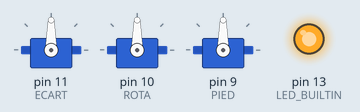
A sketch run on a simulated Arduino Uno, built with avr-gcc and run on an emulated ATmega328P. Parts: 3 × servo, output pins drawn as LEDs (lit = HIGH).

Above: at 0.1 s.
At 5.1 s:
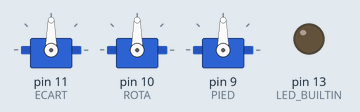
At 8.15 s:
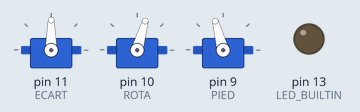
At 12.36 s:
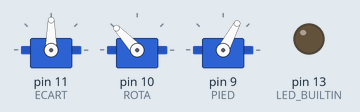
At 15.68 s:
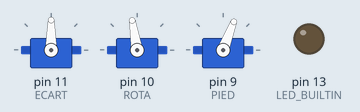
At 23.7 s:
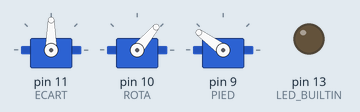
Timing chart, 0 to 25.2 s (numbered marks = the images above):
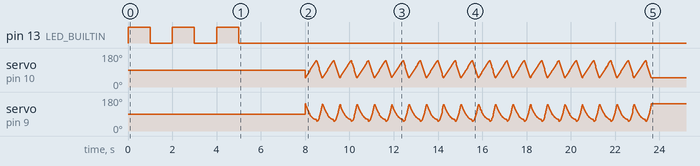

The sketch:

Robot2.ino
```cpp
/* Robot2

// Coordinates
// 0,0 is the cuisse joint
// y is forward(+) backward(-) axe
// z is up down axe. Under the cuisse joint is negative
*/

#include <Servo.h>

#define SERVOON
#define ECART 11
#define ROTA   10
#define PIED   9

Servo ServoEcart;  // create servo object to control a servo
Servo ServoRota;  // create servo object to control a servo
Servo ServoPied;  // create servo object to control a servo

int LgPied = 65;
int AngCuissePied = 23; // angle du servo 0 par rapport à la verticale, 18 real but 5 seems better
int LgCuisse = 68;
int AngVertCuisse = 90; // angle du servo 0 par rapport à la verticale
int pos = 0;    // variable to store the servo position

void setup() {
#ifdef  SERVOON
  ServoEcart.attach(ECART);  // attaches the servo on pin 9 to the servo object
  ServoRota.attach(ROTA);  // attaches the servo on pin 9 to the servo object
  ServoPied.attach(PIED);  // attaches the servo on pin 9 to the servo object
#endif

  pinMode(LED_BUILTIN, OUTPUT);

  digitalWrite(LED_BUILTIN, HIGH);
  delay(1000);
  digitalWrite(LED_BUILTIN, LOW);
  delay(1000);
  digitalWrite(LED_BUILTIN, HIGH);
  delay(1000);
  digitalWrite(LED_BUILTIN, LOW);
  delay(1000);
  digitalWrite(LED_BUILTIN, HIGH);
  delay(1000);
  digitalWrite(LED_BUILTIN, LOW);

#ifdef  SERVOON
  ServoEcart.write(90);
  delay(1000);
  ServoRota.write(90);
  delay(1000);
  ServoPied.write(90);
  delay(1000);
#endif

 Serial.begin(115200);
}

double Sin(double a)
{
	return sin(a*M_PI/180);
}

double Cos(double a)
{
	return cos(a*M_PI/180);
}

double Acos(double a)
{
	return acos(a)*180/M_PI;
}

int angleToCoord(int e, int r, int p)
{
  double yr, zr, yp, zp, y, z;

  yr = Cos(r)*LgCuisse;
  zr = Sin(-r)*LgCuisse;
  printf("yr=%f zr=%f\n", yr, zr);
  y = yr+Sin(180-(r-90)-(AngCuissePied+p))*LgPied;
  z = zr-Cos(180-(r-90)-(AngCuissePied+p))*LgPied;
  printf("y=%f z=%f\n", y, z);
}

// return coord corresponding to angles set for servos
double getAnglePied(double z, double r)
{
  double zr;
  double p;

  zr = Sin(-r)*LgCuisse;
  p = 270-r-AngCuissePied-Acos(-(z-zr)/LgPied);
//  printf("getAnglePied(%d, %d) => zr=%f p=%d\n", z, r, zr, p);
/*
  printf("180-(r-90)-(AngCuissePied+p)=%d\n", 180-(r-90)-(AngCuissePied+60));
  printf("cos(180-(r-90)-(AngCuissePied+p))=%f\n",Cos(180-(r-90)-(AngCuissePied+60)));
  printf("cos()*LgPied=%f\n",Cos(180-(r-90)-(AngCuissePied+60))*LgPied);
  zr = Sin(-r)*LgCuisse;
  z = zr-Cos(180-(r-90)-(AngCuissePied+p))*LgPied;
  z = zr-Cos(270-r-AngCuissePied-p)*LgPied;
  Cos(270-r-AngCuissePied-p) = (zr-z)/LgPied
  270-r-AngCuissePied-p = acos((zr-z)/LgPied)
  p = 270-r-AngCuissePied-acos((zr-z)/LgPied)
*/
  return p;
}

int convToMicrosec(double val)
{
  return MIN_PULSE_WIDTH + val * (MAX_PULSE_WIDTH - MIN_PULSE_WIDTH) / 180;
}

int SetServo(int servo, double val)
{
  char  buf[80];

  switch(servo)
  {
    case ECART:
      if (val < 70 || val > 110)
      {
        sprintf(buf, "Erreur Ecart: %d", val);
        Serial.println(buf);
        return -1;
      }
//      ServoEcart.write(val);
      ServoEcart.writeMicroseconds(convToMicrosec(val));
      break;
    case ROTA:
      if (val < 40 || val > 140)
      {
        sprintf(buf, "Erreur Rota: %d", val);
        Serial.println(buf);
        return -1;
      }
//      ServoRota.write(val);
      ServoRota.writeMicroseconds(convToMicrosec(val));
      break;
    case PIED:
      if (val < 0 || val > 180)
      {
        sprintf(buf, "Erreur Pied: %d", val);
        Serial.println(buf);
        return -1;
      }
//      ServoPied.write(val);
      ServoPied.writeMicroseconds(convToMicrosec(val));
      break;
  }
  return 0;
}

int Count = 0;
void loop() {
  double posr, posp, target;
  int del=2; // 2 is the min, under servos can't reached their position

  if (Count >= 20)
    return;

  Count++;
  for (posr=50; posr<140; posr+=0.5)
  {
     posp = getAnglePied(-90.0, posr);
#ifdef  SERVOON
     SetServo(ROTA, posr);
     SetServo(PIED, posp);
#endif
     delay(del);
  }
//delay(1000);
  target = getAnglePied(-80.0, posr);
  while (posp > target)
  {
#ifdef  SERVOON
     SetServo(PIED, posp--);
#endif
     delay(del);
  }
//delay(1000);
  for (posr=140; posr>=50; posr-=1)
  {
     posp = getAnglePied(-80.0, posr);
#ifdef  SERVOON
     SetServo(ROTA, posr);
     SetServo(PIED, posp);
#endif
     delay(del);
  }
//delay(1000);
  target = getAnglePied(-90.0, posr);
  while (posp < target)
  {
#ifdef  SERVOON
     SetServo(PIED, posp++);
#endif
     delay(del);
  }
//delay(1000);
  return;

  ServoRota.write(130);
  ServoPied.write(20);              // tell servo to go to position in variable 'pos'
  delay(3000);                       // waits 15ms for the servo to reach the position

  for (posr = 130; posr >= 50; posr -= 1) { // goes from 0 degrees to 180 degrees
    ServoRota.write(posr);              // tell servo to go to position in variable 'pos'

    if (posr > 90)
      posp = 20 - (130 - posr)/2;
    else
      posp = 0 + (90 - posr)/2;
    ServoPied.write(posp);              // tell servo to go to position in variable 'pos'
    delay(50);                       // waits 15ms for the servo to reach the position
  }

  return;
  for (posr = 50; pos <= 130; pos += 1) { // goes from 0 degrees to 180 degrees
    // in steps of 1 degree
    ServoRota.write(posr);              // tell servo to go to position in variable 'pos'
    delay(50);                       // waits 15ms for the servo to reach the position
  }

  ServoEcart.write(60);
  delay(3000);
  ServoEcart.write(120);
  delay(3000);
  ServoEcart.write(90);
  delay(3000);
  ServoRota.write(60);
  delay(3000);
  ServoRota.write(120);
  delay(3000);
  ServoRota.write(90);
  delay(3000);
  ServoPied.write(60);
  delay(3000);
  ServoPied.write(120);
  delay(3000);
  ServoPied.write(90);
  delay(3000);
  return;

#if 0
  for (pos = 0; pos <= 160; pos += 1) { // goes from 0 degrees to 180 degrees
    // in steps of 1 degree
    myservo.write(pos);              // tell servo to go to position in variable 'pos'
    delay(15);                       // waits 15ms for the servo to reach the position
  }
  for (pos = 160; pos <= 200; pos += 1) { // goes from 0 degrees to 180 degrees
    // in steps of 1 degree
    myservo.write(pos);              // tell servo to go to position in variable 'pos'
    delay(15);                       // waits 15ms for the servo to reach the position
  }
  delay(10000);
  for (pos = 180; pos >= 0; pos -= 1) { // goes from 180 degrees to 0 degrees
    myservo.write(pos);              // tell servo to go to position in variable 'pos'
    delay(15);                       // waits 15ms for the servo to reach the position
  }
  delay(10000);
#endif
}
```
